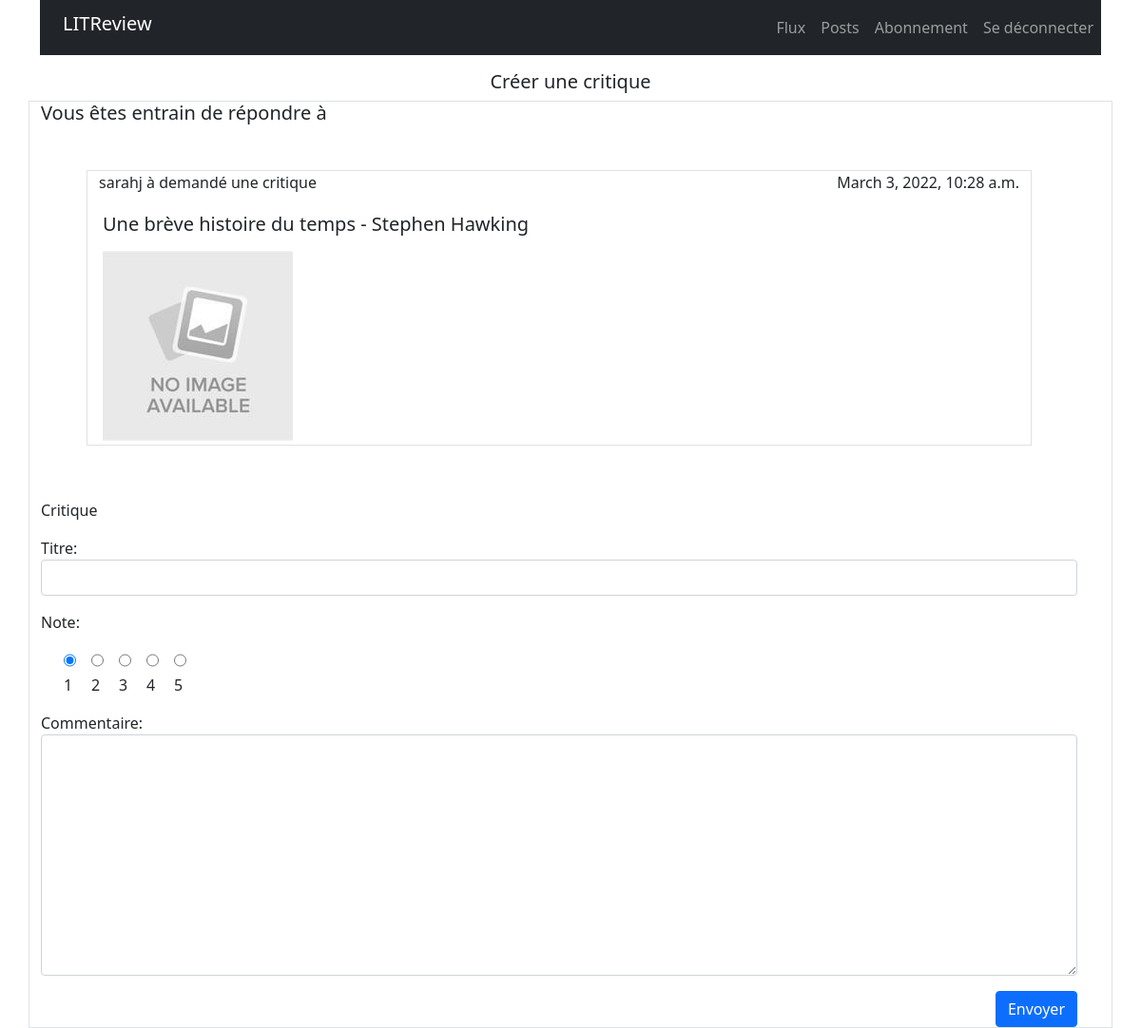
The page /review/4/new (signed in) on the database its author committed.
### flux/models.py (models this page shows, shortened)
class Ticket(models.Model):
    title = models.CharField(max_length=128, verbose_name='Titre')
    description = models.TextField(max_length=2048, blank=True, verbose_name='Description')
    user = models.ForeignKey(settings.AUTH_USER_MODEL, on_delete=models.CASCADE, null=True)
    image = models.ImageField(null=True, blank=True, verbose_name='Image', default='No_Image_Available.jpg')
    time_created = models.DateTimeField(auto_now_add=True)
    IMAGE_MAX_SIZE = (200, 200)

### authentication/models.py (models this page shows)
class User(AbstractUser):
    pass

### flux/views.py (the view, shortened to what this page needs)
# urls.py: path('review/<int:ticket_id>/new', flux.views.create_review_from_ticket, name='review_from_ticket'),
@login_required
def create_review_from_ticket(request, ticket_id):
    ticket = get_object_or_404(models.Ticket, id=ticket_id)
    review_form = forms.ReviewForm()
    return render(
        request,
        'flux/review_from_ticket.html',
        context={'ticket': ticket, 'review_form': review_form}
    )

### flux/forms.py
class ReviewForm(forms.ModelForm):
    class Meta:
        model = models.Review
        fields = ['headline', 'rating', 'body']
        widgets = {
            'rating': forms.RadioSelect(attrs={'class': 'd-flex form-check form-check-inline'}),
            'headline': forms.TextInput(attrs={'class': 'form-control'}),
            'body': forms.Textarea(attrs={'class': 'form-control text-break'}),
        }

### flux/templates/flux/review_from_ticket.html (shortened to what this page needs)
{% extends 'base.html' %}
{% load blog_extras %}
{% load crispy_forms_tags %}
{% block content %}
	<h5 class="text-center mt-3">Créer une critique</h5>
	<div class="row border">
		<div class="row">
			<div class="col">
				<h5>Vous êtes entrain de répondre à</h5>
				<div class="row text-center border m-5">
					<div class="d-flex justify-content-between ">
						<div class="d-flex justify-content-between">
							{% if ticket.user == request.user %}
								<p>Vous avez demandé une critique</p>
							{% else %}
								<p>{{ticket.user}} à demandé une critique</p>
							{% endif %}
						</div>
						<p>{{ ticket.time_created }}</p>
					</div>
					<div class="col text-start m-1">
						<h5>{{ ticket.title }}</h5>
						<img src="{{ ticket.image.url }}">
					</div>
				</div>
			</div>
		</div>
		<div class="row">
			<div class="col mt-2">
				<form method= "post" enctype="multipart/form-data">
					<p>Critique</p>
					{{ review_form.as_p }}
					<div class="d-flex justify-content-end">
						<button type="submit" class="btn btn-primary">Envoyer</button>
					</div>
				</form>
			</div>
		</div>
	</div>
{% endblock content %}

### rows shown on the page
Ticket: user "sarahj", time_created "March 3, 2022, 10:28 a.m.", title "Une brève histoire du temps - Stephen Hawking", image (placeholder picture)
